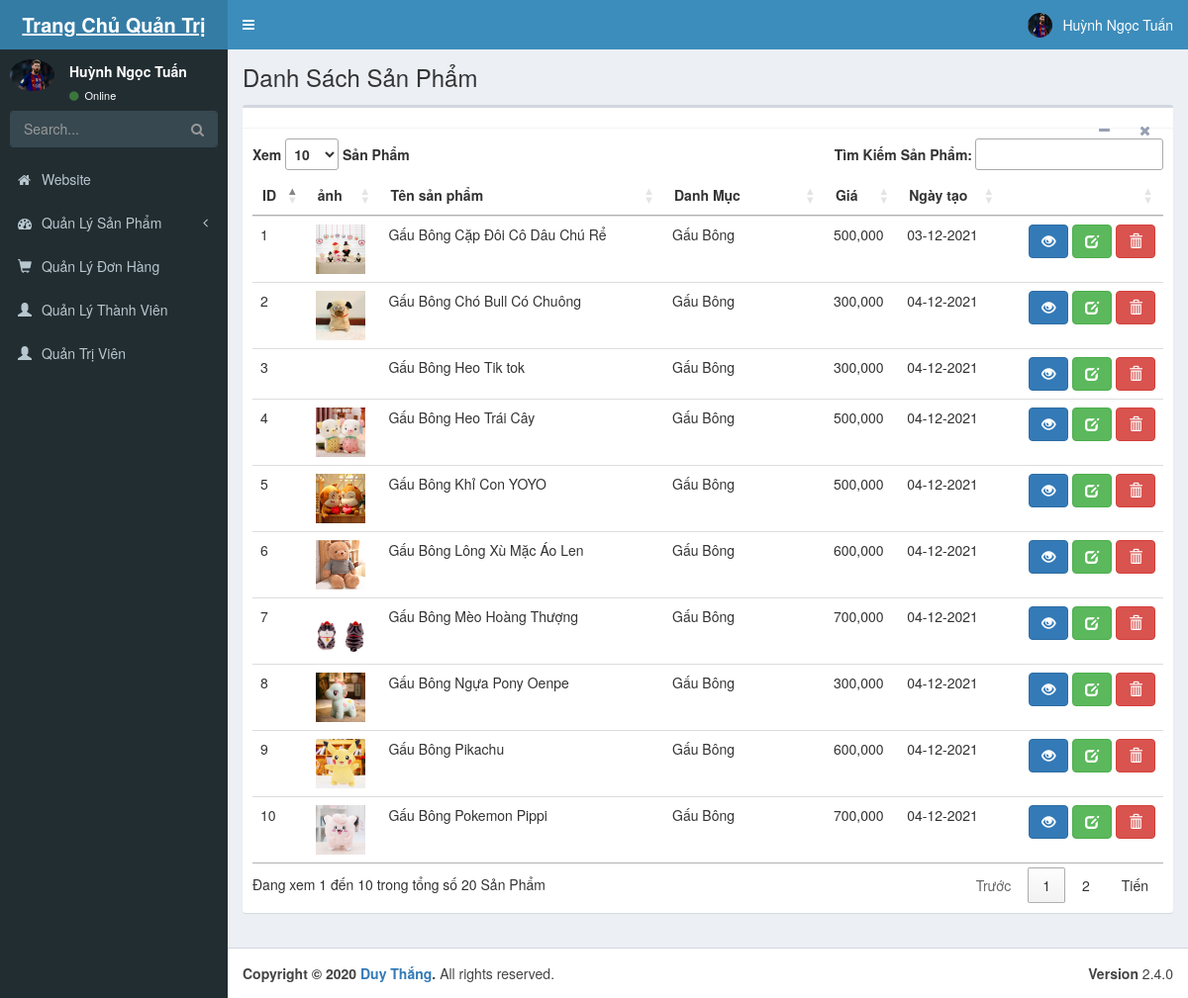
The app's page /admin/index.php?module=product (signed in) with its own data.
### tables this page shows
CREATE TABLE `product` (
  `id` int(11) NOT NULL,
  `category_id` int(11) DEFAULT NULL,
  `name` varchar(200) DEFAULT NULL,
  `image` varchar(200) DEFAULT NULL,
  `content` text DEFAULT NULL,
  `price` float DEFAULT 0,
  `sale_price` float DEFAULT 0,
  `created` datetime DEFAULT current_timestamp(),
  `status` tinyint(1) DEFAULT 1
);

CREATE TABLE `category` (
  `id` int(11) NOT NULL,
  `name` varchar(100) DEFAULT NULL,
  `status` tinyint(1) DEFAULT 1
);

### admin/index.php (called while the page is built)
<?php include 'header.php'; ?>
<?php
$module = isset($_GET['module']) ? $_GET['module'] : 'main';
$action = isset($_GET['action']) ? $_GET['action'] : 'danh-sach';
include 'modules/'.$module.'/'.$action.'.php';
?>
 <?php include 'footer.php'; ?>

### admin/modules/product/danh-sach.php (the view, shortened to what this page needs)
<?php
$sql ="SELECT p.id,p.name,p.image,p.price,p.sale_price,p.created,p.content,c.name as 'cat_name' FROM product p JOIN category c ON p.category_id= c.id";
$product = mysqli_query($conn,$sql);
 ?>
    <section class="content-header">
      <h1>
        Danh Sách Sản Phẩm
      </h1>
    </section>
    <section class="content">
      <div class="box">
        <div class="box-header with-border">
          <div class="box-tools pull-right">
            <button type="button" class="btn btn-box-tool" data-widget="collapse" data-toggle="tooltip"
                    title="Collapse">
              <i class="fa fa-minus"></i></button>
            <button type="button" class="btn btn-box-tool" data-widget="remove" data-toggle="tooltip" title="Remove">
              <i class="fa fa-times"></i></button>
          </div>
        </div>
        <div class="box-body">
          <table class="table table-hover" id="myTable">
          	<thead>
          		<tr>
          			<th>ID</th>
                <th>ảnh</th>
          			<th>Tên sản phẩm</th>
                <th>Danh Mục</th>
          			<th>Giá</th>
          			<th>Ngày tạo</th>
          			<th></th>
          		</tr>
          	</thead>
          	<tbody>
              <?php foreach ($product as $pro) {
               ?>
          		<tr>
          			<td><?php echo $pro['id'];?></td>
                <td>
                  <img width="50px" src="../uploads/<?php echo $pro['image']; ?>" alt="">
                </td>
          			<td><?php echo $pro['name'];?></td>
                <td><?php echo $pro['cat_name'];?></td>
          			<td><?php echo number_format($pro['price']);?></td>
          			<td><?php echo date('d-m-Y',strtotime($pro['created'])); ?></td>
          			<td class="text-right">
                         <a class="btn btn-primary" data-toggle="modal" id='xem' value ="xem" href='#modal-<?php echo $pro['id']; ?>'><i class="glyphicon glyphicon-eye-open"></i></a>
            						<a href="index.php?module=product&action=sua&id=<?php echo $pro['id']; ?>" class="btn btn btn-success"><span class="glyphicon glyphicon-edit
                         glyphicon "></span></a>
            						<a href="index.php?module=product&action=xoa&id=<?php echo $pro['id'];?>" class="btn btn-danger" onclick="return confirm('bạn có chắc chắn muốn xóa không?')"><span class="glyphicon glyphicon-trash"></span></a>
          			</td>
          		</tr>
              <?php }
               ?>
          	</tbody>
          </table>
        </div>
    </div>
    </section>

### records on screen
product: id "1", image (picture), name "Gấu Bông Cặp Đôi Cô Dâu Chú Rể", category.name "Gấu Bông", price "500,000", created "03-12-2021"
product: id "2", shows a picture, name "Gấu Bông Chó Bull Có Chuông", category.name "Gấu Bông", price "300,000", created "04-12-2021"
product: id "3", name "Gấu Bông Heo Tik tok", category.name "Gấu Bông", price "300,000", created "04-12-2021"
product: id "4", image (picture), name "Gấu Bông Heo Trái Cây", category.name "Gấu Bông", price "500,000", created "04-12-2021"
product: id "5", image (picture), name "Gấu Bông Khỉ Con YOYO", category.name "Gấu Bông", price "500,000", created "04-12-2021"
product: id "6", image (picture), name "Gấu Bông Lông Xù Mặc Áo Len", category.name "Gấu Bông", price "600,000", created "04-12-2021"
product: id "7", image (picture), name "Gấu Bông Mèo Hoàng Thượng", category.name "Gấu Bông", price "700,000", created "04-12-2021"
product: id "8", image (picture), name "Gấu Bông Ngựa Pony Oenpe", category.name "Gấu Bông", price "300,000", created "04-12-2021"
product: id "9", image (picture), name "Gấu Bông Pikachu", category.name "Gấu Bông", price "600,000", created "04-12-2021"
product: id "10", image (picture), name "Gấu Bông Pokemon Pippi", category.name "Gấu Bông", price "700,000", created "04-12-2021"

### other values on screen
$admin['name'] "Huỳnh Ngọc Tuấn"
